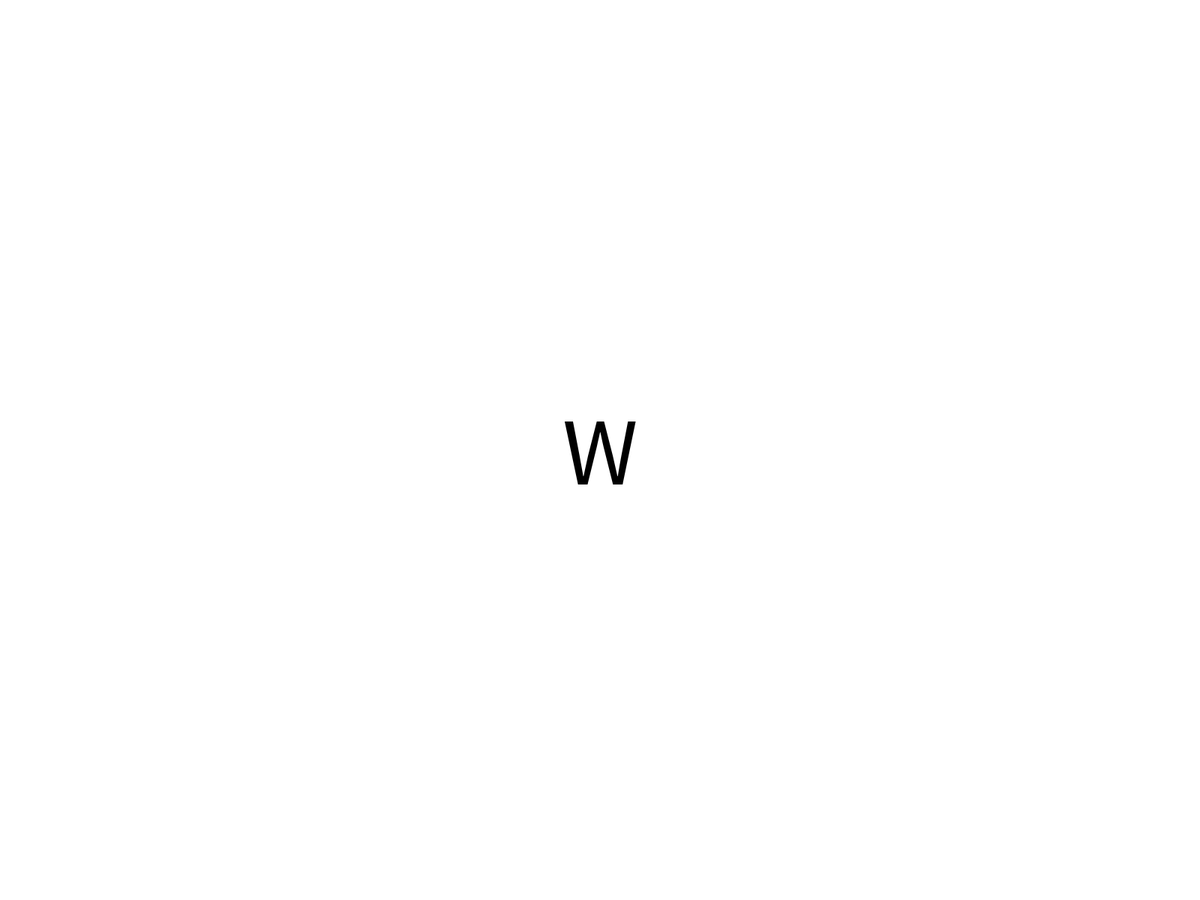
Frame 1 (no input)
Frame 60 (the mouse pressed at the canvas centre just before this capture): identical to frame 1, image omitted
Frame 120 (the mouse held since frame 60 and released just before this capture): blank canvas, image omitted

The Processing sketch that drew this single still picture (run headless with seeded random() and noise(); from frame 60 on, the mouse is pressed at the canvas centre):

// Processing sketch: Compas
// ── Compas.pde
void setup() {
    fullScreen();
}

void draw() {
    background(255);
    /**
     * Switch statement that calculates the angle between the mouse position and the center of the screen in radians, so we divide by PI,
     * and multiply by 2 to get a value between -2 and 2. We then round the value to the nearest integer, and pass it as the switch argument.
     */
    switch(round((new PVector(mouseX - width / 2, mouseY - height / 2).heading() / PI) * 2)) {
        case -2 :
        case 2 :
            printInMiddel("W");
        break;	
        case 1 :
            printInMiddel("S");
        break;
        case 0 :
            printInMiddel("E");
        break;
        case -1 :
            printInMiddel("N");
        break;
    }
}

void printInMiddel(String s) {
    textSize(128);
    fill(0);
    // text(s,width / 2-textWidth(s)/2,height / 2+(textAscent()+textDescent())/2);
    textAlign(CENTER, CENTER);
    text(s, width / 2, height / 2);
}
